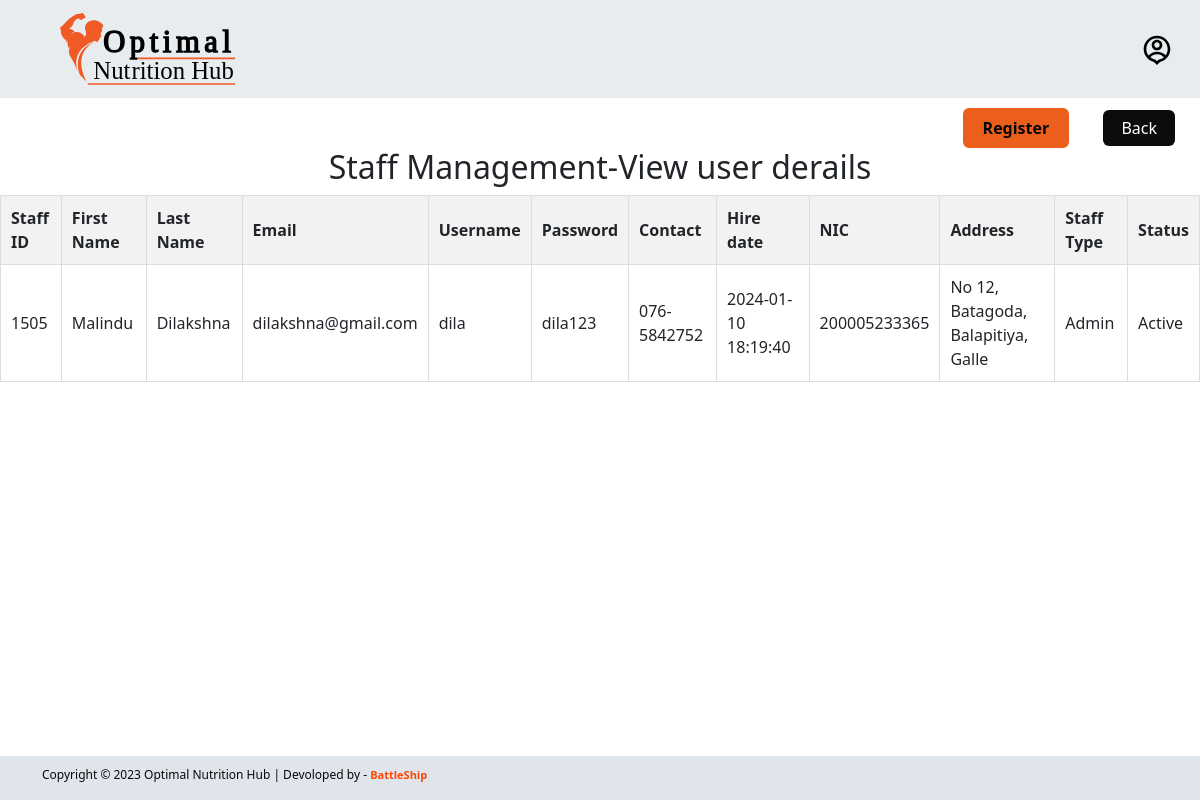
Page /admin/staff-management/staff-view.php?staffId=1505 (signed in) on the committed database.
### tables this page shows
CREATE TABLE `staff` (
  `staff_id` int(11) NOT NULL,
  `staff_fname` varchar(50) DEFAULT NULL,
  `staff_lname` varchar(50) DEFAULT NULL,
  `staff_username` varchar(50) DEFAULT NULL,
  `staff_pwd` varchar(50) DEFAULT NULL,
  `staff_email` varchar(100) DEFAULT NULL,
  `staff_is_active` tinyint(1) DEFAULT 1,
  `staff_phone` varchar(15) DEFAULT NULL,
  `staff_hire_date` datetime DEFAULT NULL,
  `staff_nic` varchar(15) DEFAULT NULL,
  `staff_add_line1` varchar(255) DEFAULT NULL,
  `staff_add_line2` varchar(255) DEFAULT NULL,
  `staff_add_line3` varchar(255) DEFAULT NULL,
  `staff_add_line4` varchar(255) DEFAULT NULL,
  `fk_staff_type_id` int(11) DEFAULT NULL
);

CREATE TABLE `staff_type` (
  `staff_type_id` int(11) NOT NULL,
  `staff_type_name` varchar(50) DEFAULT NULL
);

### admin/staff-management/staff-view.php (the view, shortened to what this page needs)
<?php
include('../../database/config.php');
?>
<!DOCTYPE html>
<html lang="en">
<head>
    <link href="https://cdn.jsdelivr.net/npm/bootstrap@5.3.2/dist/css/bootstrap.min.css" rel="stylesheet">
    <link rel="stylesheet" href="../../css/main.css">
    <link rel="stylesheet" href="../../css/footer.css">
    <link rel="stylesheet" href="../../css/staff-management.css">
</head>
<body>
    <?php
    include('../../includes/admin-navigation-bar.php');
    ?>
    <div class="back-button-container">
        <a href="staff-register.php" class="Registration">Register</a>
        <a href="staffAccount-management.php" class="back-button">Back</a>
    </div>
    <h2 class="text-center ">Staff Management-View user derails</h2>
    <table>
        <tr>
            <th>Staff ID</th>
            <th>First Name</th>
            <th>Last Name</th>
            <th>Email</th>
            <th>Username</th>
            <th>Password</th>
            <th>Contact</th>
            <th>Hire date</th>
            <th>NIC</th>
            <th>Address</th>
            <th>Staff Type</th>
            <th>Status</th>
        </tr>
        <?php
        if (isset($_GET['staffId'])) {
            $view_staff = $_GET['staffId'];
            $get_userdetails = "SELECT staff_id, staff_fname, staff_lname, staff_email, staff_username, staff_pwd, staff_phone, staff_hire_date, staff_nic, staff_add_line1, staff_add_line2, staff_add_line3, staff_add_line4, staff_type_name, staff_is_active FROM staff
            INNER JOIN staff_type ON staff.fk_staff_type_id = staff_type.staff_type_id
            WHERE staff.staff_id = $view_staff";
            $result = mysqli_query($con, $get_userdetails);
            $row_count = mysqli_num_rows($result);
            if ($row_count == 0) {
                echo "<h2 class='bg-danger text-center mt-5 '> No users yet </h2>";
            } else {
                while ($row_data = mysqli_fetch_assoc($result)) {
                    $staff_id = $row_data['staff_id'];
                    $staff_fname = $row_data['staff_fname'];
                    $staff_lname = $row_data['staff_lname'];
                    $staff_email = $row_data['staff_email'];
                    $staff_username = $row_data['staff_username'];
                    $Staff_password = $row_data['staff_pwd'];
                    $staff_contact = $row_data['staff_phone'];
                    $staff_hire_date = $row_data['staff_hire_date'];
                    $staff_nic = $row_data['staff_nic'];
                    $staff_Address = $row_data['staff_add_line1'] . ', ' . $row_data['staff_add_line2'] . ', ' . $row_data['staff_add_line3'] . ', ' . $row_data['staff_add_line4'];
                    $staff_type_name = $row_data['staff_type_name'];
                    $staff_is_active = $row_data['staff_is_active'];
                    $status = "Deactivate";
                    if ($staff_is_active == 1) {
                        $status = "Active";
                    }
                    echo "<tr>
                    <td>$staff_id</td>
                    <td>$staff_fname</td>
                    <td>$staff_lname</td>
                    <td>$staff_email</td>
                    <td>$staff_username</td>
                    <td>$Staff_password</td>
                    <td>$staff_contact</td>
                    <td>$staff_hire_date</td>
                    <td>$staff_nic</td>
                    <td>$staff_Address</td>
                    <td>$staff_type_name</td>
                    <td>$status</td>
                </tr>
                    ";
                }
            }
        }
        ?>
    </table>
    <div class="fixed-bottom ">
        <footer class="bettle">
            <div class="container">
                <div class="row">
                    <div class="col-md-8 col-sm-6 col-xs-12">
                        <p class="copyright-text">Copyright &copy; 2023 Optimal Nutrition Hub | Devoloped by -
                            <a href="#"> BattleShip</a>
                        </p>
                    </div>
                </div>
            </div>
        </footer>
    </div>
</body>
</html>

### css/main.css (style rules this page uses)
.back-button-container { text-align: right; margin-top: 10px; }
.back-button { display: inline-block; padding: 6px 18px; margin-right: 25px; font-size: 16px; text-decoration: none; background-color: #0c0c0c; color: white; border-radius: 6px; transition: background-color 0.3s; }
.Registration { display: inline-block; padding: 6px 18px; margin-right: 30px; font-size: 16px; font-weight: 700; text-decoration: none; background-color: #ec5e1c; border: 2px solid #ec5e1c; color: rgb(5, 5, 5); border-radius: 6px; transition: background-color 0.3s; }

### css/footer.css (style rules this page uses)
.bettle { font-size: 12px; background-color: #dfe5eb; color: #080808; padding-top: 10px; }
.bettle a { font-size: 11px; text-align: center; margin: 20px 0 10px; color: orangered; text-decoration: none; font-weight: 300; font-weight: bold; }

### css/staff-management.css (style rules this page uses)
table { width: 100%; border-collapse: collapse; margin-bottom: 20px; }
th, td { border: 1px solid #ddd; padding: 10px; text-align: left; }
th { background-color: #f2f2f2; }

### rows in the picture
staff: staff_id "1505", staff_fname "Malindu", staff_lname "Dilakshna", staff_email "dilakshna@gmail.com", staff_username "dila", staff_pwd "dila123", staff_phone "076-5842752", staff_hire_date "2024-01-10 18:19:40", staff_nic "200005233365", staff_Address "No 12, Batagoda, Balapitiya, Galle", fk_staff_type.staff_type_name "Admin", staff_is_active "Active"
